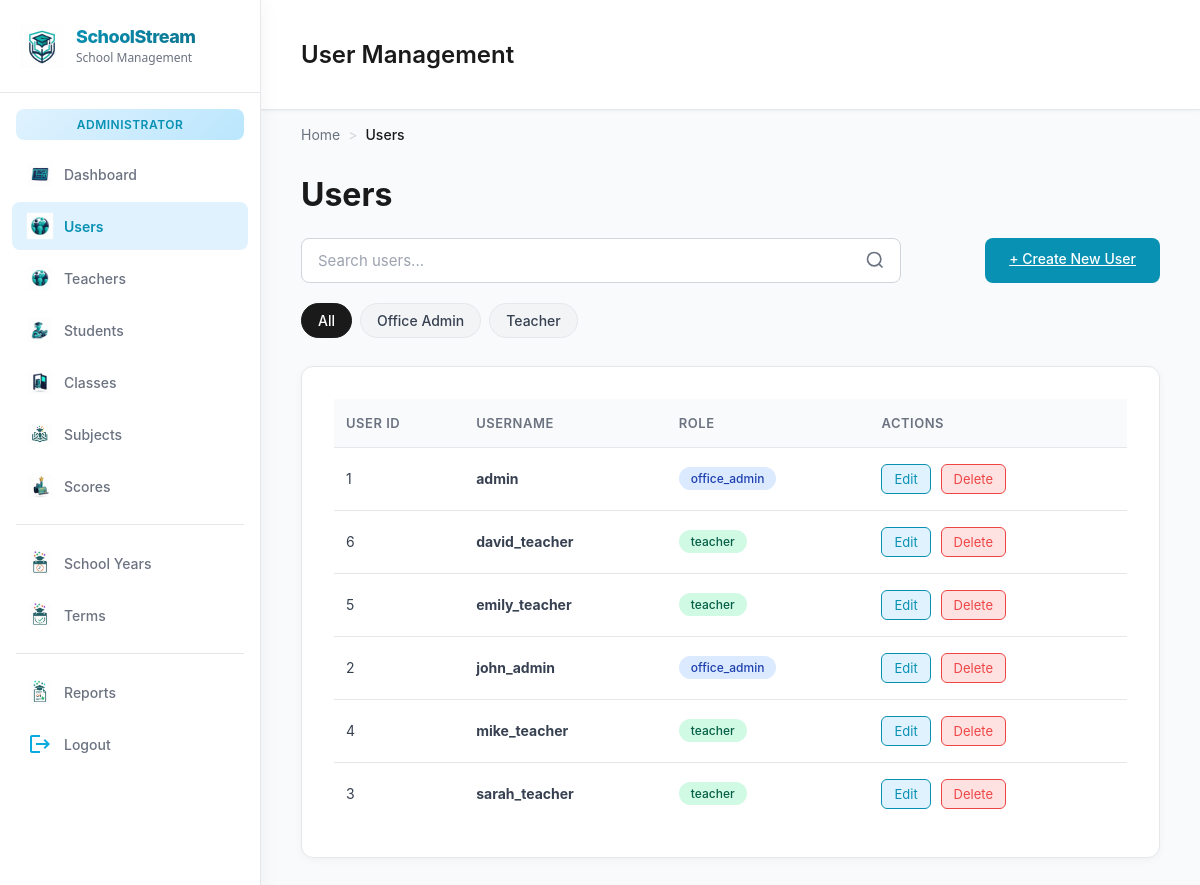
The app's page /views/users/userManagement.php (signed in), older data.
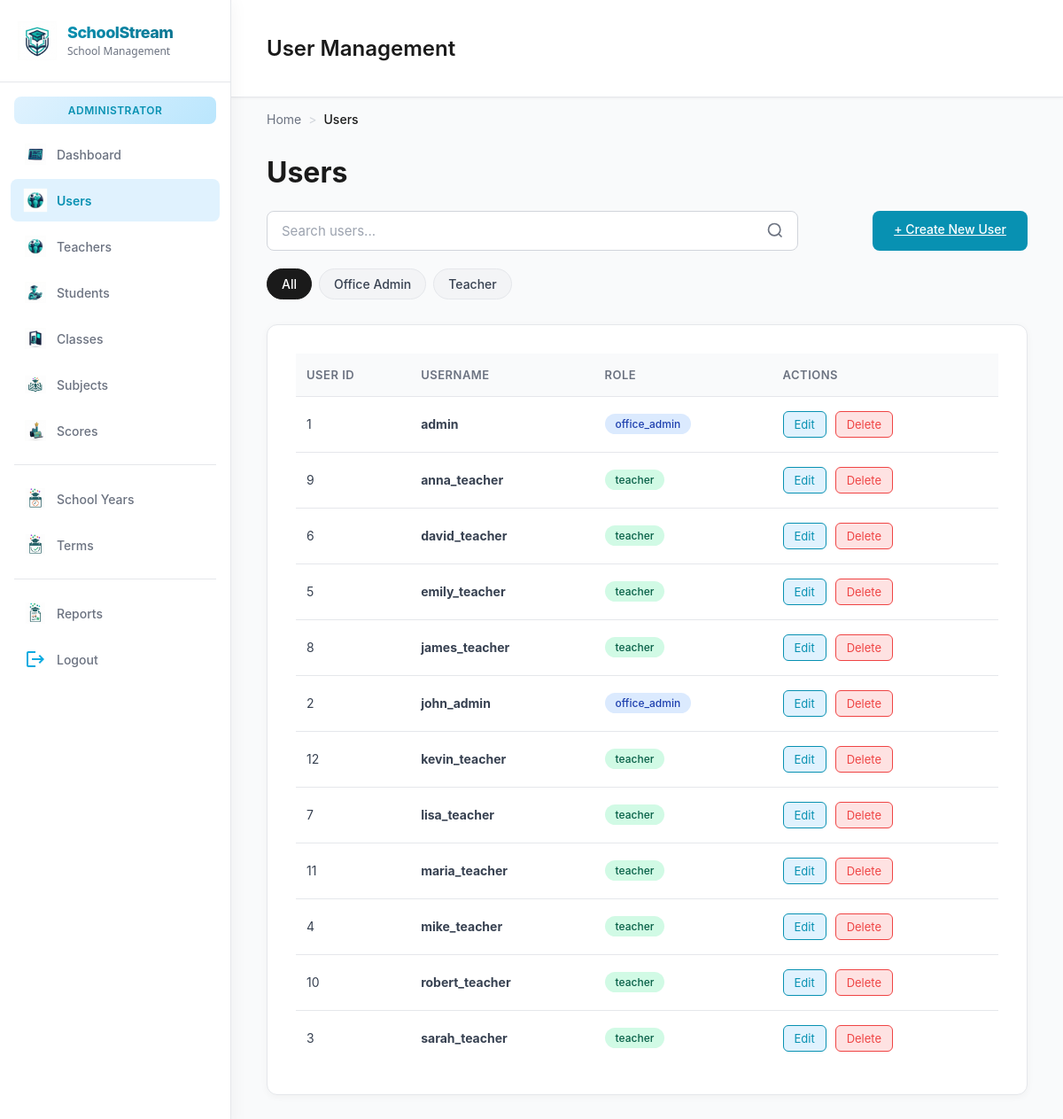
The same page, newer data.
### tables this page shows
CREATE TABLE IF NOT EXISTS users (
    user_id INT AUTO_INCREMENT PRIMARY KEY,
    username VARCHAR(50) NOT NULL UNIQUE,
    password_hash VARCHAR(255) NOT NULL,
    role_id INT NOT NULL,
    CONSTRAINT fk_users_role
        FOREIGN KEY (role_id) REFERENCES roles(role_id)
        ON DELETE RESTRICT
        ON UPDATE CASCADE
);

CREATE TABLE IF NOT EXISTS roles (
    role_id INT AUTO_INCREMENT PRIMARY KEY,
    role_name VARCHAR(30) NOT NULL UNIQUE
);

### models/Model.php (called while the page is built, shortened)
<?php
abstract class Model {
    protected static $pdo = null;
    protected function getConnection() {
        if (self::$pdo === null) {
            self::$pdo = getDBConnection();
        }
        return self::$pdo;
    }
    protected function query($sql, $params = []) {
        $pdo = $this->getConnection();
        try {
            $stmt = $pdo->prepare($sql);
            $stmt->execute($params);
            return $stmt->fetchAll(PDO::FETCH_ASSOC);
        } catch (PDOException $e) {
            error_log("Model query error: " . $e->getMessage());
            return [];
        }
    }
}

### models/User.php (called while the page is built, shortened)
<?php
require_once __DIR__ . '/Model.php';
class User extends Model {
    public function getAll() {
        $sql = "SELECT u.user_id, u.username, u.role_id, r.role_name
                FROM users u
                JOIN roles r ON u.role_id = r.role_id
                ORDER BY u.username";
        return $this->query($sql);
    }
}

### controllers/UserController.php (called while the page is built, shortened)
<?php
require_once __DIR__ . '/../models/User.php';
class UserController extends BaseController {
    private $userModel;
    public function __construct() {
        $this->userModel = new User();
    }
    public function index() {
        return $this->userModel->getAll();
    }
}

### views/users/userManagement.php (the view, shortened to what this page needs)
<?php
$headerPath = __DIR__ . '/includes/header.php';
if (!file_exists($headerPath)) $headerPath = __DIR__ . '/../../includes/header.php';
$parts = explode('/', trim($_SERVER['SCRIPT_NAME'], '/'));
$projectRoot = (isset($parts[1]) ? '/' . $parts[0] : '');
$extra_head = '<link rel="stylesheet" href="' . $projectRoot . '/public/assets/css/darkManagement.css?v=' . time() . '">';
$body_class = 'management-page';
require_once $headerPath;
?>
<?php
require_once __DIR__ . '/../../controllers/UserController.php';
$userController = new UserController();
$users = $userController->index();
?>
<div class="Main-Container">
    <?php require_once dirname($headerPath) . '/sidebar.php'; ?>
        <main class="main-dashboard">
            <div class = "header">
                <h2>User Management</h2></div>
            <nav class="breadcrumb">
                <div class="breadcrumb-item">
                    <a href="<?php echo $projectRoot; ?>/views/dashboard/index.php" class="breadcrumb-link">Home</a>
                </div>
                <div class="breadcrumb-separator">></div>
                <div class="breadcrumb-item">
                    <span class="breadcrumb-current">Users</span>
                </div>
            </nav>
            <h1>Users</h1>
            <section class="search-filter-section">
                <div class="search-bar-container">
                    <div class="search-bar">
                        <input type="text" id="searchInput" placeholder="Search users..." onkeyup="searchUsers()">
                    </div>
                    <a href="user_create.php" class="create-btn" style="margin-left: auto;">
                        + Create New User
                    </a>
                </div>
                <div class="filter-chips-container">
                    <div class="filter-chip active" onclick="filterUsers('all')">All</div>
                    <div class="filter-chip" onclick="filterUsers('office-admin')">Office Admin</div>
                    <div class="filter-chip" onclick="filterUsers('teacher')">Teacher</div>
                </div>
            </section>
            <section class="table-card">
                <?php if (empty($users)): ?>
                    <p style="text-align: center; color: #6b7280; padding: 40px;">No users found.</p>
                <?php else: ?>
                    <table>
                        <thead>
                        <tr>
                            <th>User ID</th>
                            <th>Username</th>
                            <th>Role</th>
                            <th>Actions</th>
                        </tr>
                        </thead>
                        <tbody>
                        <?php foreach ($users as $user): ?>
                            <tr>
                                <td><?php echo e($user['user_id']); ?></td>
                                <td><strong><?php echo e($user['username']); ?></strong></td>
                                <td>
                                    <span class="badge <?php echo ($user['role_name'] === 'office_admin') ? 'badge-info' : 'badge-success'; ?>">
                                        <?php echo e($user['role_name']); ?>
                                    </span>
                                </td>
                                <td>
                                    <a href="user_edit.php?id=<?php echo $user['user_id']; ?>" class="action-btn edit-btn">Edit</a>
                                    <a href="<?php echo $projectRoot; ?>/controllers/UserController.php?action=delete&id=<?php echo $user['user_id']; ?>"
                                       class="action-btn delete-btn"
                                       onclick="return confirm('Are you sure you want to delete this user?');">Delete</a>
                                </td>
                            </tr>
                        <?php endforeach; ?>
                        </tbody>
                    </table>
                <?php endif; ?>
            </section>
        </main>
    </div>
</body>
</html>

### includes/header.php (shortened to what this page needs)
<?php
function e($s) { return htmlspecialchars((string)$s, ENT_QUOTES, 'UTF-8'); }
$parts = explode('/', trim($_SERVER['SCRIPT_NAME'], '/'));
$projectRoot = (isset($parts[1]) ? '/' . $parts[0] : '');
?>
<!doctype html>
<html lang="en">
<head>
    <link rel="stylesheet" href="<?php echo $projectRoot; ?>/public/assets/css/style.css?v=<?php echo time(); ?>">
    <link rel="stylesheet" href="<?php echo $projectRoot; ?>/public/assets/css/sidebar.css?v=<?php echo time(); ?>">
    <?php
    if (!empty($extra_head)) echo $extra_head;
    ?>
</head>
<body class="<?php echo isset($body_class) ? $body_class : ''; ?>">

### includes/sidebar.php (shortened to what this page needs)
<?php
$role = $_SESSION['role'] ?? 'guest';
$currentPage = basename($_SERVER['PHP_SELF']);
$currentPath = $_SERVER['PHP_SELF'];
function isActive($pagePatterns) {
    global $currentPage, $currentPath;
    foreach ($pagePatterns as $pattern) {
        if (strpos($currentPath, $pattern) !== false || $currentPage === $pattern) {
            return 'active';
        }
    }
    return '';
}
?>
<div class="sidebar">
    <div class="sidebar-header">
        <img src="<?php echo $projectRoot; ?>/public/assets/img/logo.png" alt="SMS Logo" class="sidebar-logo">
        <div class="header-text">
            <h2>SchoolStream</h2>
            <p>School Management</p>
        </div>
    </div>
    <?php if ($role === 'office_admin'): ?>
        <div class="sidebar-role-badge">Administrator</div>
        <a href="<?php echo $projectRoot; ?>/views/dashboard/index.php" class="<?php echo isActive(['dashboard', 'index.php']); ?>">
            <span class="icon icon-dashboard-new" aria-hidden="true"></span>
            <span class="label">Dashboard</span>
        </a>
        <a href="<?php echo $projectRoot; ?>/views/users/userManagement.php" class="<?php echo isActive(['users/', 'userManagement', 'userPage', 'userProfile']); ?>">
            <span class="icon icon-users-new" aria-hidden="true"></span>
            <span class="label">Users</span>
        </a>
        <a href="<?php echo $projectRoot; ?>/views/teachers/teacher_list.php" class="<?php echo isActive(['teachers/', 'teacher_']); ?>">
            <span class="icon icon-users-new" aria-hidden="true"></span>
            <span class="label">Teachers</span>
        </a>
        <a href="<?php echo $projectRoot; ?>/views/students/studentManagement.php" class="<?php echo isActive(['students/', 'studentManagement', 'studentPage', 'studentProfile']); ?>">
            <span class="icon icon-students-new" aria-hidden="true"></span>
            <span class="label">Students</span>
        </a>
        <a href="<?php echo $projectRoot; ?>/views/classes/classManagement.php" class="<?php echo isActive(['classes/', 'classManagement', 'classPage']); ?>">
            <span class="icon icon-classes-new" aria-hidden="true"></span>
            <span class="label">Classes</span>
        </a>
        <a href="<?php echo $projectRoot; ?>/views/subjects/subjects_list.php" class="<?php echo isActive(['subjects/', 'subject']); ?>">
            <span class="icon icon-subjects-new" aria-hidden="true"></span>
            <span class="label">Subjects</span>
        </a>
        <a href="<?php echo $projectRoot; ?>/views/scores/scores_list.php" class="<?php echo isActive(['scores/']); ?>">
            <span class="icon icon-score-new" aria-hidden="true"></span>
            <span class="label">Scores</span>
        </a>
        <div class="sidebar-divider"></div>
        <a href="<?php echo $projectRoot; ?>/views/school/school_years_list.php" class="<?php echo isActive(['school_years', 'school_year', 'years_terms']); ?>">
            <span class="icon icon-years-new" aria-hidden="true"></span>
            <span class="label">School Years</span>
        </a>
        <a href="<?php echo $projectRoot; ?>/views/school/term_manage.php" class="<?php echo isActive(['term_manage', 'term_create', 'terms.php']); ?>">
            <span class="icon icon-terms-new" aria-hidden="true"></span>
            <span class="label">Terms</span>
        </a>
    <?php endif; ?>
    <div class="sidebar-divider"></div>
    <a href="<?php echo $projectRoot; ?>/views/reports/report_student_card.php" class="<?php echo isActive(['reports/', 'report_']); ?>">
        <span class="icon icon-reports-new" aria-hidden="true"></span>
        <span class="label">Reports</span>
    </a>
    <?php if (!empty($_SESSION['username'])): ?>
        <a href="<?php echo $projectRoot; ?>/views/auth/logout.php" class="logout-link">
            <span class="icon icon-logout" aria-hidden="true"></span>
            <span class="label">Logout</span>
        </a>
    <?php endif; ?>
</div>

### public/assets/css/style.css (style rules this page uses)
input::placeholder { color: rgba(255, 255, 255, 0.6); }

### public/assets/css/sidebar.css (style rules this page uses)
.sidebar { width: 260px; background: #ffffff; padding: 0; border-right: 1px solid #e5e7eb; box-shadow: 0 0 20px rgba(0, 0, 0, 0.05); height: 100vh; position: sticky; top: 0; overflow-y: auto; display: flex; flex-direction: column; }
.sidebar-header { padding: 24px 20px; border-bottom: 1px solid #e5e7eb; display: flex; align-items: center; gap: 12px; }
.sidebar-logo { width: 44px; height: 44px; object-fit: contain; }
.sidebar-header .header-text { display: flex; flex-direction: column; }
.sidebar-header h2 { font-family: -apple-system, BlinkMacSystemFont, 'Segoe UI', Roboto, sans-serif; font-weight: 800; font-size: 18px; color: #111827; margin: 0; letter-spacing: -0.5px; background: linear-gradient(135deg, #0891b2, #0e7490); background-clip: text; -webkit-background-clip: text; -webkit-text-fill-color: transparent; }
.sidebar-header p { font-family: 'Segoe UI', sans-serif; font-size: 12px; color: #6b7280; margin: 2px 0 0 0; }
.sidebar-role-badge { margin: 16px 16px 8px; padding: 8px 12px; background: linear-gradient(135deg, #e0f2fe, #bae6fd); border-radius: 8px; color: #0891b2; font-size: 12px; font-weight: 600; text-align: center; text-transform: uppercase; letter-spacing: 0.5px; }
.sidebar a { color: #6b7280; text-decoration: none; font-family: -apple-system, BlinkMacSystemFont, 'Segoe UI', Roboto, sans-serif; font-weight: 500; font-size: 14px; display: flex; align-items: center; padding: 12px 16px; gap: 12px; margin: 2px 12px; border-radius: 8px; transition: all 0.2s ease; position: relative; }
.sidebar a.active { background-color: #e0f2fe; color: #0891b2; font-weight: 600; }
.sidebar .icon { width: 24px; height: 24px; display: inline-block; background-size: contain; background-repeat: no-repeat; background-position: center; flex: 0 0 24px; opacity: 1; transition: all 0.2s ease; }
.sidebar .icon:not([class*="-new"]) { filter: brightness(0) saturate(100%) invert(52%) sepia(85%) saturate(1217%) hue-rotate(156deg) brightness(92%) contrast(91%); }
.sidebar a:hover .icon, .sidebar a.active .icon { opacity: 1; transform: scale(1.1); }
.sidebar .label { flex: 1; }
.icon-dashboard-new { background-image: url('../img/dashboard_new.png'); }
.icon-users-new { background-image: url('../img/users_new.png'); }
.icon-students-new { background-image: url('../img/students_new.png'); }
.icon-classes-new { background-image: url('../img/classes_new.png'); }
.icon-subjects-new { background-image: url('../img/subjects_new.png'); }
.icon-years-new { background-image: url('../img/years_new.png'); }
.icon-terms-new { background-image: url('../img/terms_new.png'); }
.icon-score-new { background-image: url('../img/scores_new.png'); }
.icon-reports-new { background-image: url('../img/reports_new.png'); }
.icon-logout { background-image: url('../icons/logout.svg'); }
.sidebar-divider { height: 1px; background: #e5e7eb; margin: 12px 16px; }
.logout-link { margin-top: auto; margin-bottom: 16px; color: #ef4444; }
.logout-link .icon { filter: brightness(0) saturate(100%) invert(42%) sepia(93%) saturate(2384%) hue-rotate(335deg) brightness(95%) contrast(92%); }

### includes/header.php (style rules this page uses)
body { font-family:Arial,Helvetica,sans-serif;margin:0;padding:0 }

Row changes from the older to the newer data that the page shows:
added users: user_id "9", username "anna_teacher", role.role_name "teacher"
added users: user_id "8", username "james_teacher", role.role_name "teacher"
added users: user_id "12", username "kevin_teacher", role.role_name "teacher"
added users: user_id "7", username "lisa_teacher", role.role_name "teacher"
added users: user_id "11", username "maria_teacher", role.role_name "teacher"
added users: user_id "10", username "robert_teacher", role.role_name "teacher"
